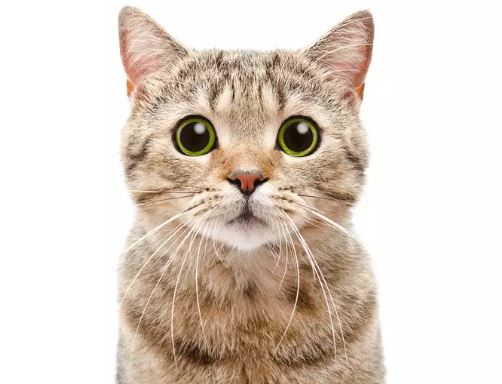
#> input picture DSI206/cat.JPG, 502 x 384 px, found by its file name
$ python 'Affine Transformation.py'
#> lines starting #> are read from the running program, lines starting #| are printed output that depends on the picture; after the words box and inside, x2 and y2 are one past the last pixel; in counts of white or black regions, pixels touching at a corner belong together
#> further down, img is the input picture: shape (384, 502, 3); mean R, G, B 222.8, 210.6, 200.1
import matplotlib.pyplot as plt
import numpy as np

def get_affine_transformation_matrix(theta=0, scale=0, translation_x=0, translation_y=0):
    """
    Return Affine Transformation Matrix that performs rotation, scaling, and translation
    Input:  theta = degree of rotation in radians
            scale = scaling ratio
            translation_x = translation in X-axis in pixels
            translation_y = translation in Y-axis in pixels
    Output: the corresponding 2D array affine transformation matrix
    """

    T = np.array([[1,0,translation_x],
                  [0,1,translation_y],
                  [0,0,1]])

    R = np.array ([[np.cos(theta),-np.sin(theta),0],
                  [np.sin(theta),np.cos(theta),0],
                  [0,0,1]])

    S = np.array([[scale,0,0],
                 [0,scale,0],
                 [0,0,1]])


    return T.dot(R.dot(S))

def get_new_coordinate(T, img):
    """
    Compute the new coordinates of each pixel in img after the transformation T
    Input:  T = trasnformation matrix
            img = image
    Output: coord_out = the new coordinate of of each pixel in img (nx2 array)
    """
    xx, yy = np.meshgrid(range(len(img[0])), range(len(img)))
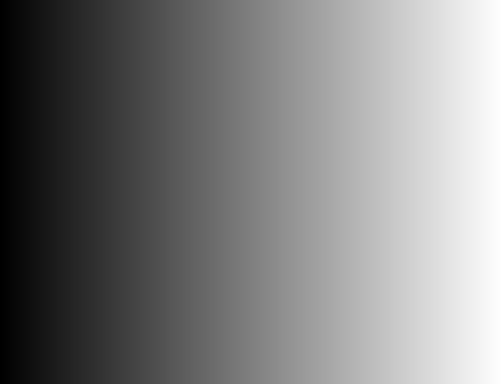
#> xx: shape (384, 502) int64; min 0, max 501, mean 250.5; drawn with min black and max white
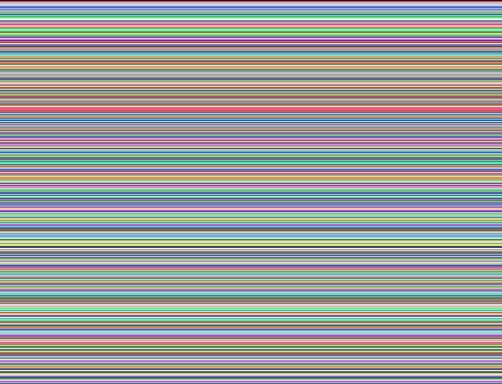
#> yy: shape (384, 502) int64; 384 distinct labels, from 0 to 383; one colour per label, 0 black
    coord_in = np.stack((xx.ravel(), yy.ravel(), np.ones((xx.size))))
    coord_out = (T @ coord_in).astype('int')
    return coord_out

def forward_transform(img, d=0, s=1, dx=0, dy=0):
    """
    Perform forward transformation
    Input:  img = image
            d = rotation degree in radian
            s = scaling ratio
            dx = translation in X-axis in pixels
            dy = translation in Y-axis in pixels
    Output: img_transformed = image after forward transformation
    """
    T = get_affine_transformation_matrix(d, s, dx, dy)
    coord_out = get_new_coordinate(T, img)
    img_transformed = np.ones((1500, 1500, 3), dtype=np.uint8)*255
    img_transformed[coord_out[1], coord_out[0], :] = img.reshape((-1,3))
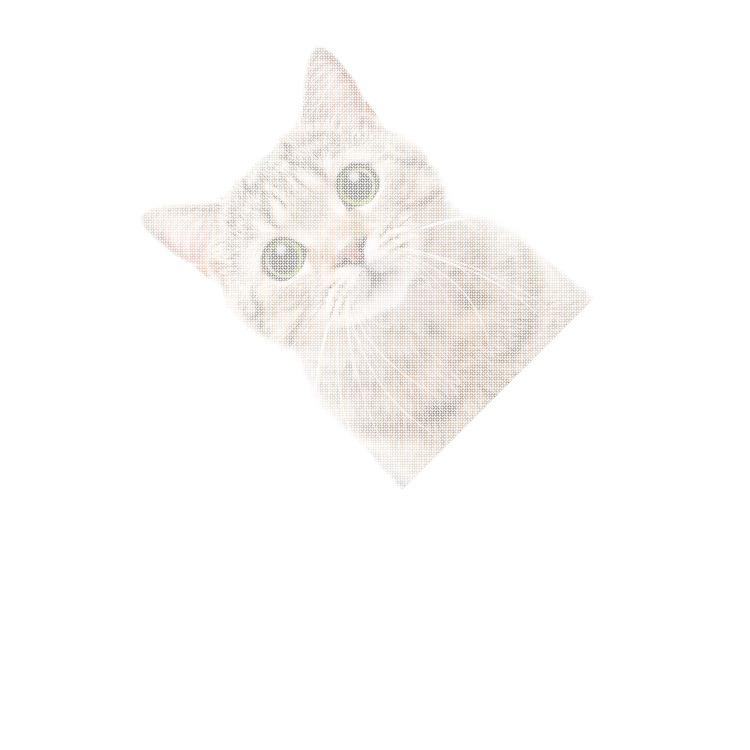
#> img_transformed: shape (1500, 1500, 3) (shown at 1/2 size); mean R, G, B 252.2, 251.2, 250.3
    return img_transformed

def backward_transform(img, d=0, s=1, dx=0, dy=0):
    """
    Perform backward transformation
    Input:  img = image
            d = rotation degree in radian
            s = scaling ratio
            dx = translation in X-axis in pixels
            dy = translation in Y-axis in pixels
    Output: img_transformed = image after backward transformation
    """
#> called with d = -0.785, s = 2, dx = 100, dy = 600
    T = get_affine_transformation_matrix(d, s, dx, dy)
    T_inv = np.linalg.inv(T)
    img_transformed = np.ones((1500, 1500, 3), dtype=np.uint8)*255
    coord_inv = get_new_coordinate(T_inv, img_transformed)
    coord_inv_bound = np.around(coord_inv)
    idx = (coord_inv_bound[1] >= 0) & (coord_inv_bound[1] < len(img)) & (coord_inv_bound[0] >= 0) & (coord_inv_bound[0] < len(img[0]))
    idx2d = idx.reshape(img_transformed.shape[:-1])
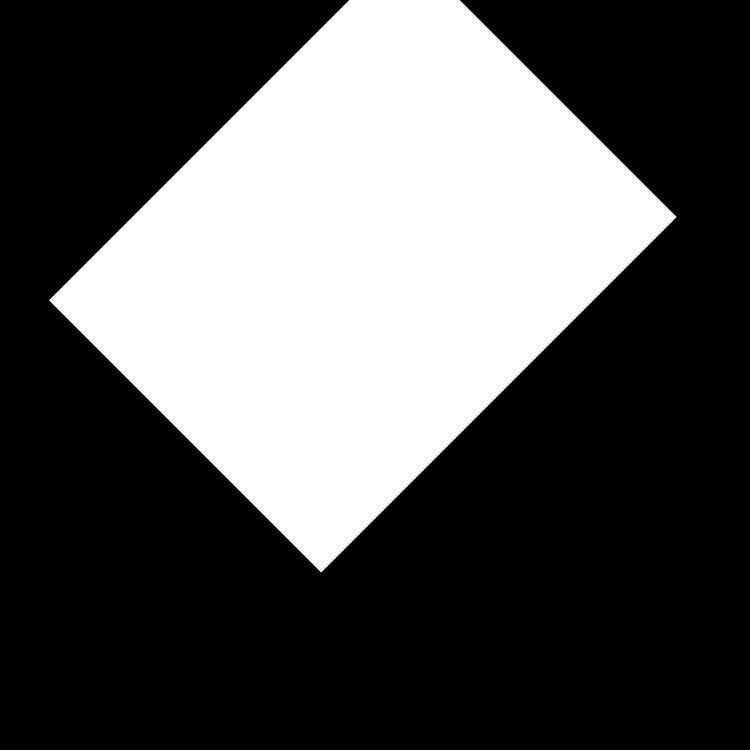
#> idx2d: shape (1500, 1500) bool (shown at 1/2 size); 33.9% white; 1 white region, box (x1, y1, x2, y2) and area: (98, 0, 1353, 1145) 762069
    img_transformed[idx2d,:] = img[coord_inv_bound[1, idx], coord_inv_bound[0, idx], :]
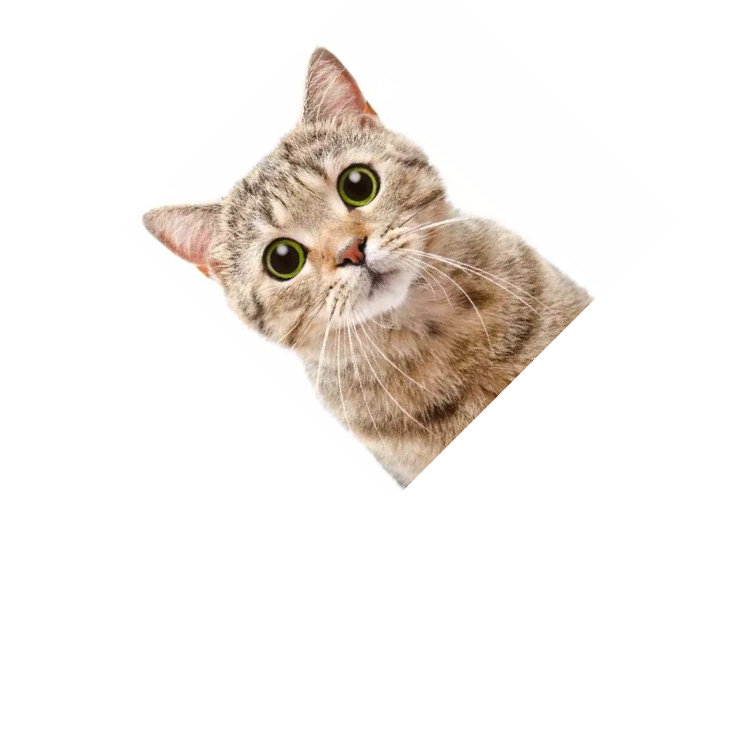
#> img_transformed: shape (1500, 1500, 3) (shown at 1/2 size); mean R, G, B 244, 239.8, 236.2
    return img_transformed

if __name__=="__main__":
    img = plt.imread('cat.jpg')
    img_forward_transformed = forward_transform(img, d=-np.pi/4, s=2, dy=600, dx=100)
    img_backward_transformed = backward_transform(img, d=-np.pi/4, s=2, dy=600, dx=100)

    plt.figure()
    plt.subplot(1,2,1)
    plt.imshow(img_forward_transformed)
    plt.title('forward warping')
    plt.subplot(1,2,2)
    plt.imshow(img_backward_transformed)
    plt.title('backward warping')
    plt.show()
